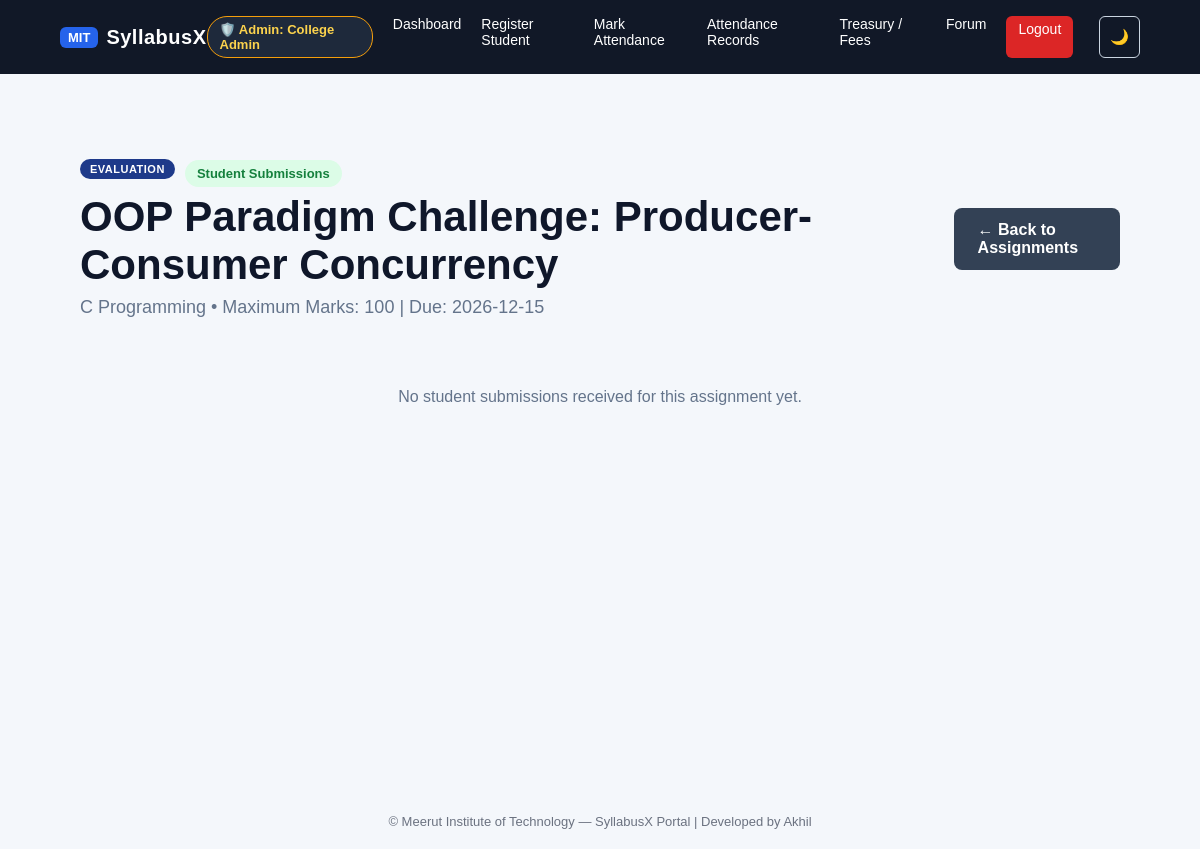
/faculty/assignments/2/submissions (signed in), run on the app's committed database.
### tables this page shows
CREATE TABLE assignments (
    id INTEGER PRIMARY KEY AUTOINCREMENT,
    course_id INTEGER,
    title TEXT NOT NULL,
    description TEXT,
    max_marks INTEGER DEFAULT 100,
    due_date TEXT,
    created_by_faculty_id INTEGER,
    created_at TIMESTAMP DEFAULT CURRENT_TIMESTAMP
);

CREATE TABLE courses (
            id INTEGER PRIMARY KEY AUTOINCREMENT,
            name TEXT NOT NULL UNIQUE,
            code TEXT NOT NULL UNIQUE,
            description TEXT,
            instructions TEXT,
            mcq_duration_minutes INTEGER DEFAULT 20,
            coding_duration_minutes INTEGER DEFAULT 60,
            is_active INTEGER DEFAULT 1,
            created_at TIMESTAMP DEFAULT CURRENT_TIMESTAMP
        );

### app.py (the view, shortened to what this page needs)
@app.route("/faculty/assignments/<int:assignment_id>/submissions", methods=["GET", "POST"])
@faculty_or_admin_required
def faculty_assignment_submissions(assignment_id):
    connection = get_db_connection()
    assignment = connection.execute("""
        SELECT assignments.*, courses.name as course_name
        FROM assignments
        LEFT JOIN courses ON assignments.course_id = courses.id
        WHERE assignments.id = ?
    """, (assignment_id,)).fetchone()
    submissions = connection.execute("""
        SELECT
            assignment_submissions.*,
            students.name as student_name,
            students.roll_number,
            students.email as student_email
        FROM assignment_submissions
        JOIN students ON assignment_submissions.student_id = students.id
        WHERE assignment_submissions.assignment_id = ?
        ORDER BY assignment_submissions.submitted_at DESC
    """, (assignment_id,)).fetchall()
    connection.close()
    return render_template(
        "faculty_assignment_submissions.html",
        assignment=assignment,
        submissions=submissions
    )

### app.py (called while the page is built)
@app.after_request
def add_security_headers(response):
    response.headers['X-Content-Type-Options'] = 'nosniff'
    response.headers['X-Frame-Options'] = 'SAMEORIGIN'
    response.headers['X-XSS-Protection'] = '1; mode=block'
    response.headers['Referrer-Policy'] = 'strict-origin-when-cross-origin'
    return response

def get_db_connection():
    database_url = os.environ.get("DATABASE_URL", "")
    if database_url and _PSYCOPG2_AVAILABLE:
        pg_conn = psycopg2.connect(database_url)
        return _PGConnectionWrapper(pg_conn)
    os.makedirs(DATABASE_DIR, exist_ok=True)
    connection = sqlite3.connect(
        DATABASE_PATH,
        timeout=30,
        check_same_thread=False
    )
    connection.row_factory = sqlite3.Row
    connection.execute("PRAGMA busy_timeout = 30000")
    connection.execute("PRAGMA foreign_keys = ON")
    return connection

def faculty_or_admin_required(function):
    @wraps(function)
    def decorated_function(*args, **kwargs):
        if "faculty_id" not in session and "admin_id" not in session:
            flash("Please login as faculty or admin first.", "error")
            return redirect(url_for("login", tab="faculty"))
        return function(*args, **kwargs)
    return decorated_function

### templates/faculty_assignment_submissions.html (shortened to what this page needs)
{% extends "base.html" %}
{% block content %}
<div class="page-container">
    <div class="dashboard-header">
        <div>
            <div style="display: flex; align-items: center; gap: 10px; margin-bottom: 6px;">
                <span class="portal-badge" style="background: #1e3a8a; color: white;">EVALUATION</span>
                <span class="status-badge status-active">Student Submissions</span>
            </div>
            <h1>{{ assignment.title }}</h1>
            <p>{{ assignment.course_name }} • Maximum Marks: {{ assignment.max_marks }} | Due: {{ assignment.due_date or 'No date' }}</p>
        </div>
        <div class="header-action-buttons">
            <a href="{{ url_for('faculty_assignments') }}" class="btn btn-secondary">
                ← Back to Assignments
            </a>
        </div>
    </div>
    {% if submissions %}
    <div style="display: flex; flex-direction: column; gap: 20px;">
        {% for s in submissions %}
        <div class="dashboard-card" style="margin-bottom: 0;">
            <div style="display: flex; justify-content: space-between; align-items: center; border-bottom: 1.5px solid #f1f5f9; padding-bottom: 10px; margin-bottom: 12px;">
                <div>
                    <h3 style="margin: 0; font-size: 16px; color: #0f172a;">{{ s.student_name }}</h3>
                    <p style="margin: 2px 0 0; font-size: 12px; color: #64748b;">
                        Roll No: <strong>{{ s.roll_number }}</strong> | Email: {{ s.student_email }} | Submitted: {{ s.submitted_at }}
                    </p>
                </div>
                <div>
                    {% if s.status == 'graded' %}
                        <span class="status-badge status-active" style="background: #dcfce7; color: #15803d; font-size: 13px; font-weight: 800;">
                            ✓ Graded: {{ s.marks_obtained }} / {{ assignment.max_marks }}
                        </span>
                    {% else %}
                        <span class="status-badge" style="background: #fee2e2; color: #dc2626; font-size: 13px; font-weight: 700;">
                            ⏳ Needs Grading
                        </span>
                    {% endif %}
                </div>
            </div>
            <div style="background: #0f172a; color: #f8fafc; border-radius: 8px; padding: 14px; margin-bottom: 14px; font-family: monospace; font-size: 13px; max-height: 250px; overflow-y: auto; white-space: pre-wrap;">{{ s.submission_text }}</div>
            <form action="{{ url_for('faculty_assignment_submissions', assignment_id=assignment.id) }}" method="POST" style="background: #f8fafc; border: 1.5px solid #e2e8f0; border-radius: 8px; padding: 14px;">
                <input type="hidden" name="submission_id" value="{{ s.id }}">
                <div style="display: grid; grid-template-columns: 140px 1fr auto; gap: 12px; align-items: flex-end;">
                    <div>
                        <label style="display: block; font-size: 11px; font-weight: 700; color: #475569; margin-bottom: 4px;">Award Marks (0-{{ assignment.max_marks }}) *</label>
                        <input type="number" name="marks_obtained" value="{{ s.marks_obtained if s.marks_obtained is not none else '' }}" min="0" max="{{ assignment.max_marks }}" required placeholder="Marks" style="width: 100%; padding: 8px 10px; border: 1.5px solid #cbd5e1; border-radius: 6px; font-size: 13px; box-sizing: border-box;">
                    </div>
                    <div>
                        <label style="display: block; font-size: 11px; font-weight: 700; color: #475569; margin-bottom: 4px;">Faculty Feedback / Suggestions</label>
                        <input type="text" name="feedback" value="{{ s.feedback or '' }}" placeholder="e.g. Excellent structure; test cases passed." style="width: 100%; padding: 8px 10px; border: 1.5px solid #cbd5e1; border-radius: 6px; font-size: 13px; box-sizing: border-box;">
                    </div>
                    <div>
                        <button type="submit" class="btn btn-primary" style="background: #16a34a; font-weight: 700;">
                            ✓ Save Grade
                        </button>
                    </div>
                </div>
            </form>
        </div>
        {% endfor %}
    </div>
    {% else %}
    <div class="empty-state">
        <p>No student submissions received for this assignment yet.</p>
    </div>
    {% endif %}
</div>
{% endblock %}

### static/css/style.css (style rules this page uses)
* { margin: 0; padding: 0; box-sizing: border-box; }
body { font-family: Arial, Helvetica, sans-serif; background: #f4f7fb; color: #1f2937; min-height: 100vh; }
.btn { display: inline-block; padding: 12px 20px; border: none; border-radius: 8px; text-decoration: none; cursor: pointer; font-size: 15px; font-weight: 600; }
.btn-secondary { background: #374151; color: white; }
.dashboard-header { display: flex; justify-content: space-between; align-items: center; margin-bottom: 30px; }
.dashboard-header h1 { margin-bottom: 6px; }
.dashboard-header p { color: #6b7280; }
.status-badge { display: inline-block; padding: 5px 10px; border-radius: 20px; background: #dcfce7; color: #166534; font-size: 12px; font-weight: 600; }
.empty-state { padding: 40px; text-align: center; color: #6b7280; }
.page-container { max-width: 1100px; margin: 0 auto; padding: 45px 20px 60px; }
.dashboard-header { margin-bottom: 30px; }
.dashboard-header h1 { margin: 0; font-size: 36px; color: #14213d; }
.dashboard-header p { margin-top: 8px; color: #64748b; font-size: 18px; }
.btn { display: inline-block; text-decoration: none; border: none; border-radius: 8px; padding: 13px 24px; font-size: 16px; font-weight: 600; cursor: pointer; transition: 0.2s ease; }
.btn-secondary { background: #334155; color: #ffffff; }
.dashboard-header h1 { margin: 0 0 8px 0; font-size: 42px; color: #0f172a; }
.status-badge { display: inline-block; padding: 6px 12px; border-radius: 999px; font-size: 13px; font-weight: 700; }
.status-active { background: #dcfce7; color: #15803d; }
.empty-state { padding: 40px; text-align: center; color: #64748b; }
.portal-badge { display: inline-block; padding: 4px 10px; border-radius: 12px; font-size: 11px; font-weight: 700; letter-spacing: 0.5px; background: #dbeafe; color: #1d4ed8; margin-bottom: 8px; }
.header-action-buttons { display: flex; gap: 10px; align-items: center; flex-wrap: wrap; }

### data on the page
assignments: title "OOP Paradigm Challenge: Producer-Consumer Concurrency", max_marks "100", due_date "2026-12-15"
courses: course_name "C Programming"

### other printed values
{{ session.get("admin_name") }} "College Admin"
